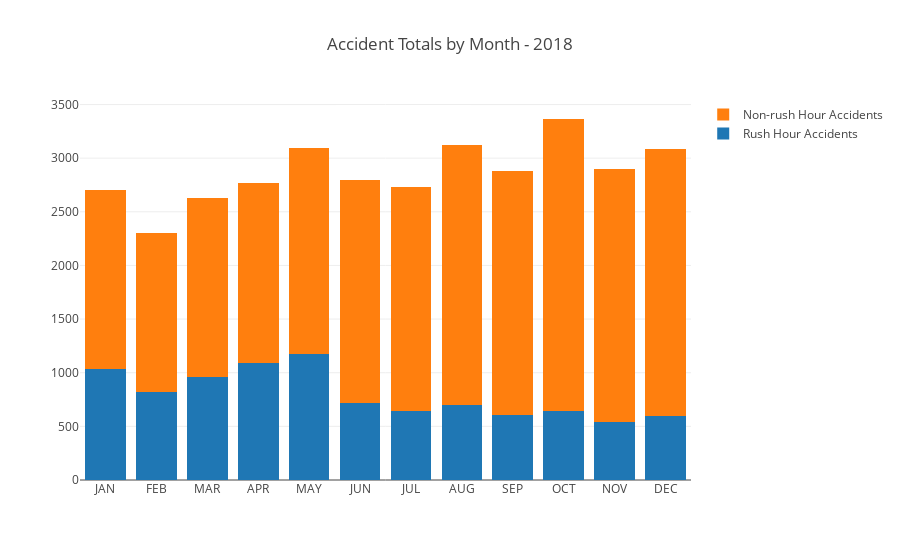

The notebook cell saved with this chart:
### Code cell
data = [trace1, trace2]
layout = go.Layout(
    barmode='stack',
    title='Accident Totals by Month - 2018'
)

fig = go.Figure(data=data, layout=layout)
py.offline.iplot(fig)

### Figure 1 — Plotly figure (JSON) as saved in the notebook; plotly's stock layout.template omitted (floating-point values rounded to 4 significant figures)
{"data": [{"name": "Rush Hour Accidents", "type": "bar", "uid": "e1ec7b1c-177f-44f1-99e0-47c9e339fbff", "x": ["JAN", "FEB", "MAR", "APR", "MAY", "JUN", "JUL", "AUG", "SEP", "OCT", "NOV", "DEC"], "y": [1039, 820, 962, 1088, 1175, 715, 645, 696, 604, 645, 541, 598]}, {"name": "Non-rush Hour Accidents", "type": "bar", "uid": "b3fd55c0-44f9-47b2-9cc4-67db55527487", "x": ["JAN", "FEB", "MAR", "APR", "MAY", "JUN", "JUL", "AUG", "SEP", "OCT", "NOV", "DEC"], "y": [1665, 1482, 1666, 1685, 1920, 2084, 2083, 2423, 2280, 2720, 2356, 2489]}], "layout": {"barmode": "stack", "title": {"text": "Accident Totals by Month - 2018"}}}
